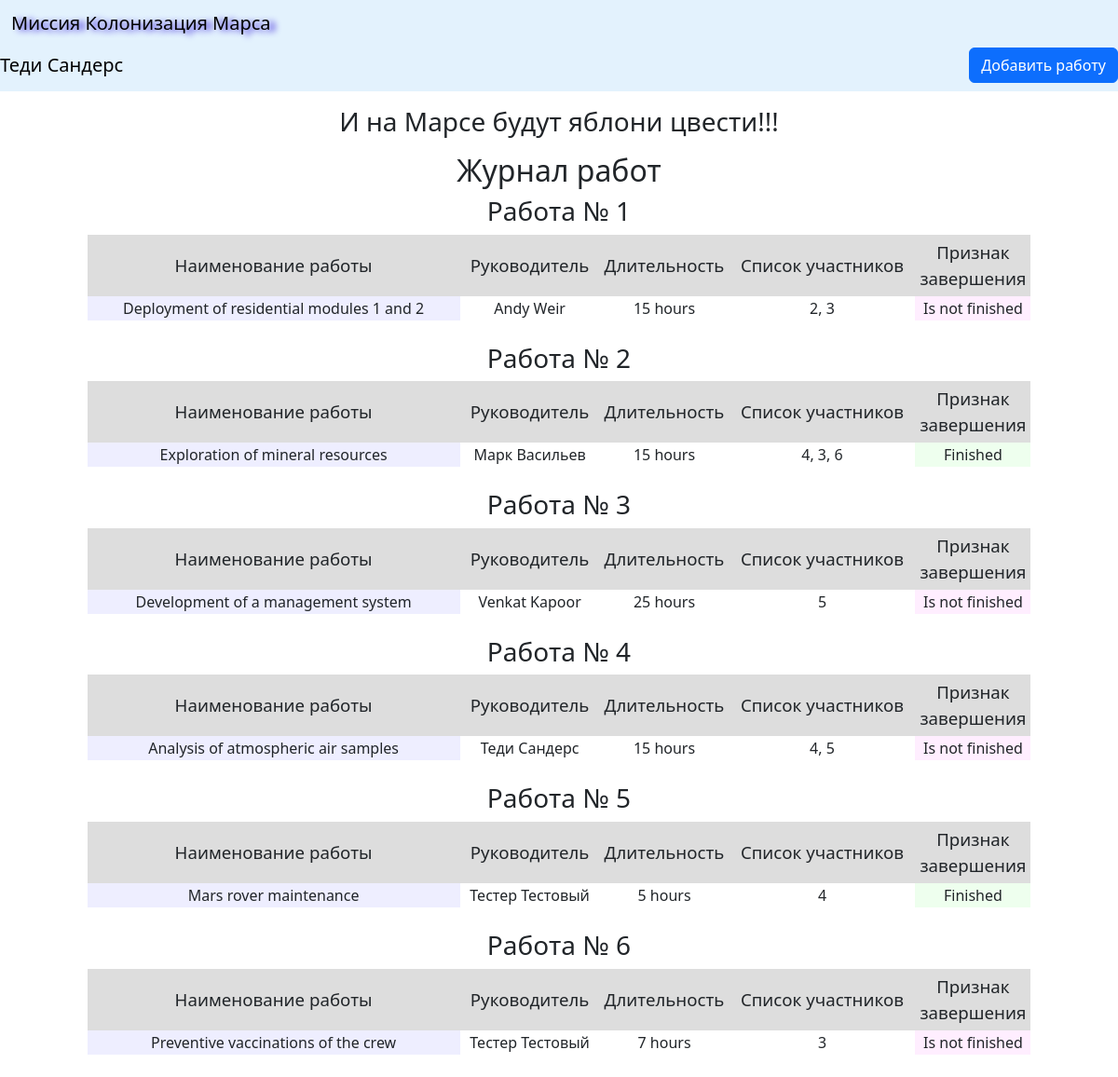
Page / (signed in) on the committed database.
### data/users.py (models this page shows, shortened)
class User(SqlAlchemyBase, UserMixin, SerializerMixin):
    __tablename__ = 'users'
    id = sqlalchemy.Column(sqlalchemy.Integer, primary_key=True, autoincrement=True)
    surname = sqlalchemy.Column(sqlalchemy.String, nullable=True)
    name = sqlalchemy.Column(sqlalchemy.String, nullable=True)
    age = sqlalchemy.Column(sqlalchemy.Integer, nullable=True)
    position = sqlalchemy.Column(sqlalchemy.String, nullable=True)
    speciality = sqlalchemy.Column(sqlalchemy.String, nullable=True)
    address = sqlalchemy.Column(sqlalchemy.String, nullable=True)
    email = sqlalchemy.Column(sqlalchemy.String, index=True, unique=True, nullable=True)
    hashed_password = sqlalchemy.Column(sqlalchemy.String, nullable=True)
    modified_date = sqlalchemy.Column(sqlalchemy.DateTime, default=datetime.datetime.now)
    jobs = orm.relationship("Jobs", back_populates='user')

### main.py (the view)
@app.route('/')
def index():
    jobs = get_jobs().json
    users = get_users().json
    return render_template("index.html", jobs=jobs, names=users)

### api/jobs_api.py (called while the page is built)
@jobs_bp.route('/jobs')
def get_jobs():
    session = db_session.create_session()
    jobs = session.query(Jobs).all()
    return flask.jsonify({'jobs': ([item.to_dict(
        only=('id', 'job', 'team_leader', 'work_size', 'collaborators',
              'start_date', 'end_date', 'is_finished')
    ) for item in jobs])})

### api/users_api.py (called while the page is built)
@users_bp.route('/users', methods=['GET'])
def get_users():
    session = db_session.create_session()
    users = session.query(User).all()
    return flask.jsonify({'users': ([item.to_dict(
        only=('id', 'surname', 'name', 'age', 'position', 'speciality', 'address', 'email'
     )
    ) for item in users])})

### data/db_session.py (called while the page is built)
def create_session() -> Session:
    global __factory
    return __factory()

### main.py (called while the page is built)
@login_manager.user_loader
def load_user(user_id):
    db_sess = db_session.create_session()
    return db_sess.get(User, user_id)

### templates/index.html
{% extends "base.html" %}
{% block content %}
<h2 align="center">Журнал работ</h2>
{% for job in jobs['jobs'] %}
<div align="center">
    <h3>Работа № {{ job['id'] }}</h3>
    <div class="table_container">
        <table>
            <tr>
                <td class="title" width="400px" align="center">Наименование работы</td>
                <td class="title" width="150px" align="center">Руководитель</td>
                <td class="title" width="100px" align="center">Длительность</td>
                <td class="title" width="200px" align="center">Список участников</td>
                <td class="title" width="100px" align="center">Признак завершения</td>
            </tr>
            <tr>
                <td align="center" bgcolor="#eeeeff" class="description">{{ job['job'].capitalize() }}</td>
                <td align="center" class="description">{{ names['users'][job['team_leader']]['name'] }} {{ names['users'][job['team_leader']]['surname'] }}
                </td>
                <td align="center">{{ job['work_size'] }} hours</td>
                <td align="center">{{ job['collaborators'] }}</td>
                {% if job['is_finished'] %}
                <td align="center" bgcolor="#eeffee">Finished</td>
                {% else %}
                <td align="center" bgcolor="#ffeeff">Is not finished</td>
                {% endif %}
            </tr>
        </table>
    </div>
    <br>
</div>
{% endfor %}
{% endblock %}

### templates/base.html (shortened to what this page needs)
<!doctype html>
<html lang="en">
<head>
  <link href="https://cdn.jsdelivr.net/npm/bootstrap@5.3.3/dist/css/bootstrap.min.css" rel="stylesheet">
  <link rel="stylesheet" type="text/css" href="static/css/style.css">
</head>
<header>
  <nav class="navbar" style="background-color: #e3f2fd;">
  <div class="container-fluid">
    <h2 class="navbar-brand" style="text-shadow: 6px 2px 6px #412cdd;">Миссия Колонизация Марса</h2>
  </div>
      {% if current_user.is_authenticated %}
        <a class="navbar-brand" href="/logout">{{ current_user.name }} {{ current_user.surname }}</a>
        <a class="btn btn-primary" href="/addjob">Добавить работу</a>
      {% else %}
      <p>
         <a class="btn btn-primary" href="/register">Register</a>
         <a class="btn btn-success" href="/login">Log in</a>
      </p>
      {% endif %}
</nav>
</header>
<body>
  <h3 class="mt-3 mb-3" style="text-align: center;">И на Марсе будут яблони цвести!!!</h3>
  {% block content %}
  {% endblock%}
</body>
</html>

### static/css/style.css (style rules this page uses)
td.title { background-color: #dddddd; align: center; font-size: 14pt; padding: 5px; }

### rows in the picture
User: name "Теди", surname "Сандерс"
User: id "6", job "Preventive vaccinations of the crew", name "Тестер", surname "Тестовый", work_size "7", collaborators "3", shows "Is not finished"

### other values in the picture
{{ job['id'] }} "1" "2" "3" "4" "5"
{{ job['job'].capitalize() }} "Deployment of residential modules 1 and 2" "Exploration of mineral resources" "Development of a management system" "Analysis of atmospheric air samples" "Mars rover maintenance"
{{ names['users'][job['team_leader']]['name'] }} "Andy" "Марк" "Venkat" "Теди" "Тестер"
{{ names['users'][job['team_leader']]['surname'] }} "Weir" "Васильев" "Kapoor" "Сандерс" "Тестовый"
{{ job['work_size'] }} "15" "15" "25" "15" "5"
{{ job['collaborators'] }} "2, 3" "4, 3, 6" "5" "4, 5" "4"
